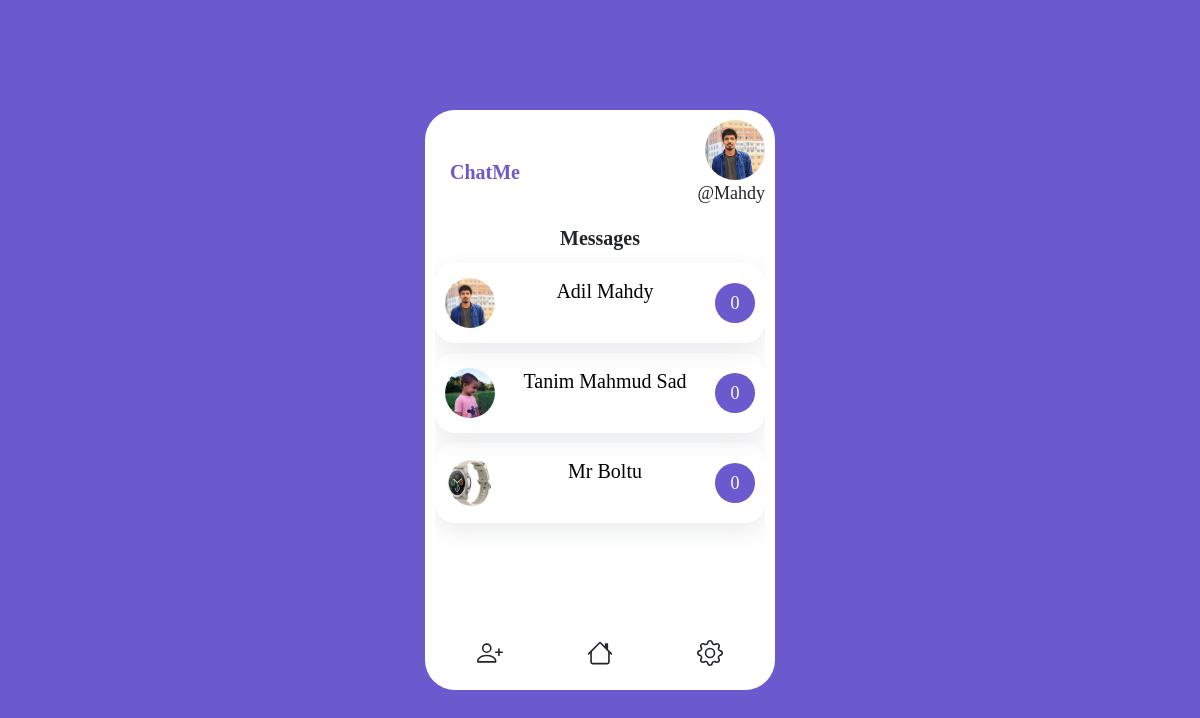
The page / (signed in) on the database as committed earlier.
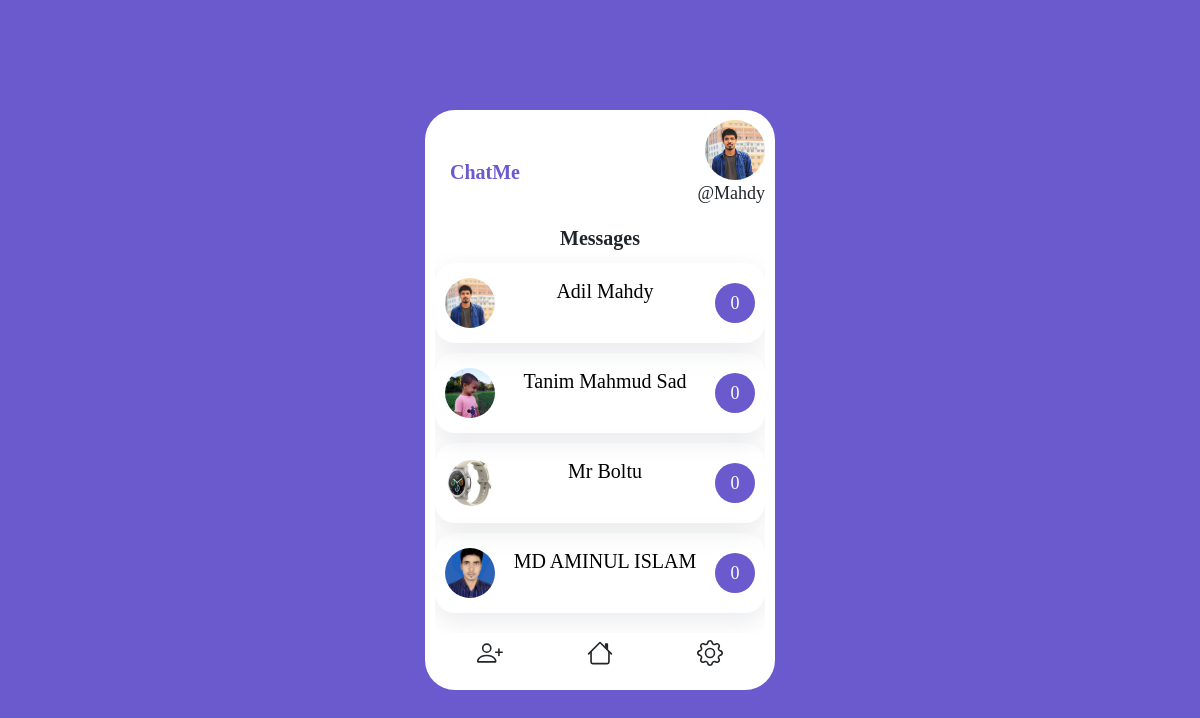
The same page on the database as committed later.
### Chat/models.py (models this page shows, shortened)
class Profile(models.Model):
    user = models.OneToOneField(User, on_delete=models.CASCADE)
    name = models.CharField(max_length=100)
    image = models.ImageField(upload_to="image", blank=True, null=True)
    friends = models.ManyToManyField('Friend', related_name="my_friends")

class Friend(models.Model):
    profile = models.OneToOneField(Profile, on_delete=models.CASCADE)

### Chat/views.py (the view)
# urls.py: path('', views.home, name="home"),
def home(request):
    user = request.user.profile
    friends = user.friends.all()
    context = {
        "user":user,
        "friends":friends,
    }
    return render(request, 'home.html', context)

### templates/home.html (shortened to what this page needs)
{% extends 'base.html' %}
{% block body %}
<div class="chat-container">
  <div class="main">
    <div class="logo">
      ChatMe
    </div>
    <div class="sub-main">
      <div class="main-user">
        <img src="{{user.image.url}}" alt="profile picture" />
      </div>
      <p>@{{request.user.username}}</p>
    </div>
  </div>
  <div class="header">Messages</div>
  <div class="friends-container">
    {% for friend in friends %}
    <a href="{% url 'detail' friend.profile.id %}" style="color:black; text-decoration: none">
    <div class="friends">
      <div class="pic">
        <img src="{{friend.profile.image.url}}" alt="" />
      </div>
      <div class="name">
        <h5>{{friend.profile.name}}</h5>
      </div>
      <div class="time_new_msg">
 <div class="msg">0</div>
      </div>
    </div>
</a>
{% endfor %}
  </div>
  <div class="footer">
    <div>
    </div>
    <div>
    </div>
    <div>
    </div>
  </div>
</div>
{% endblock %}

### templates/base.html (shortened to what this page needs)
<!doctype html>
{% load static %}
<html lang="en">
  <head>
    <link href="https://cdn.jsdelivr.net/npm/bootstrap@5.0.2/dist/css/bootstrap.min.css" rel="stylesheet">
    <link rel="stylesheet" href="{% static 'style.css' %}">
  </head>
  <body>
    {% block body %}
    {% endblock %}
  </body>
</html>

### static_root/style.css (style rules this page uses)
* { padding: 0px; margin: 0px; box-sizing: border-box; font-family: Poppins; }
body { width: 100%; height: 100vh; display: flex; align-items: center; justify-content: center; background-color: slateblue; font-family: Poppins; }
.logo { width: 100px; height: 100px; display: flex; align-items: center; justify-content: center; font-size: 20px; font-weight: bold; color: slateblue; line-height: 20px; }
.main { width: 100%; height: auto; display: flex; align-items: center; justify-content: space-between; }
img { object-fit: cover; height: 100%; width: 100%; border-radius: 50%; }
.chat-container, .chat-container2 { width: 350px; height: 580px; background-color: white; border-radius: 30px; padding: 10px 10px }
.sub-main { width: 200px; display: flex; align-items: flex-end; justify-content: center; flex-direction: column; }
.sub-main p { font-size: 18px; }
.main-user { width: 60px; height: 60px; float: right; border-radius: 50%; }
.header { width: 100%; height: auto; display: flex; align-items: center; justify-content: center; font-size: 20px; font-weight: bold; }
.friends-container { width: 100%; height: 380px; overflow: auto; }
.friends { width: 100%; height: 80px; box-shadow: rgba(149, 157, 165, 0.2) 0px 8px 24px; border-radius: 20px; display: flex; align-items: center; justify-content: space-between; margin-top: 10px; padding: 0px 10px; }
.pic, .pro-pic { width: 50px; height: 50px; border-radius: 50%; }
.name { flex-grow: 2; display: flex; align-items: center; justify-content: center; flex-direction: column; }
.time_new_msg { width: auto; height: 50px; display: flex; align-items: center; justify-content: center; flex-direction: column; }
.msg { width: 40px; height: 40px; background-color: slateblue; border-radius: 50%; text-align: center; color: white; display: flex; align-items: center; justify-content: center; font-size: 18px; }
.footer { width: 100%; height: 40px; display: flex; align-items: center; justify-content: space-around; }
svg { cursor: pointer; }

Rows that differ between the two databases and show on the page:
added Friend: profile.image (picture), profile.name "MD AMINUL ISLAM"
